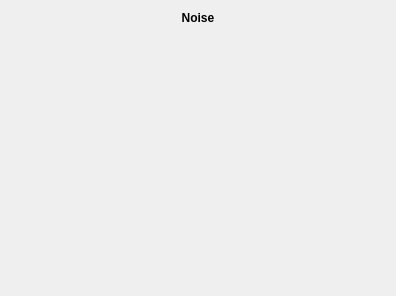
<?xml version="1.0" encoding="UTF-8"?>
<ui version="4.0">
 <class>NoiseWidget</class>
 <widget class="QWidget" name="NoiseWidget">
  <property name="geometry">
   <rect>
    <x>0</x>
    <y>0</y>
    <width>396</width>
    <height>296</height>
   </rect>
  </property>
  <property name="windowTitle">
   <string>Form</string>
  </property>
  <property name="whatsThis">
   <string notr="true">https://forum.bossa.org/t/open-other-noise/12927/1</string>
  </property>
  <layout class="QVBoxLayout" name="verticalLayout">
   <item>
    <widget class="QLabel" name="nameLabel">
     <property name="font">
      <font>
       <bold>true</bold>
      </font>
     </property>
     <property name="text">
      <string>Noise</string>
     </property>
     <property name="alignment">
      <set>Qt::AlignmentFlag::AlignCenter</set>
     </property>
    </widget>
   </item>
   <item>
    <spacer name="verticalSpacer">
     <property name="orientation">
      <enum>Qt::Orientation::Vertical</enum>
     </property>
     <property name="sizeHint" stdset="0">
      <size>
       <width>20</width>
       <height>262</height>
      </size>
     </property>
    </spacer>
   </item>
  </layout>
 </widget>
 <resources/>
 <connections/>
</ui>
